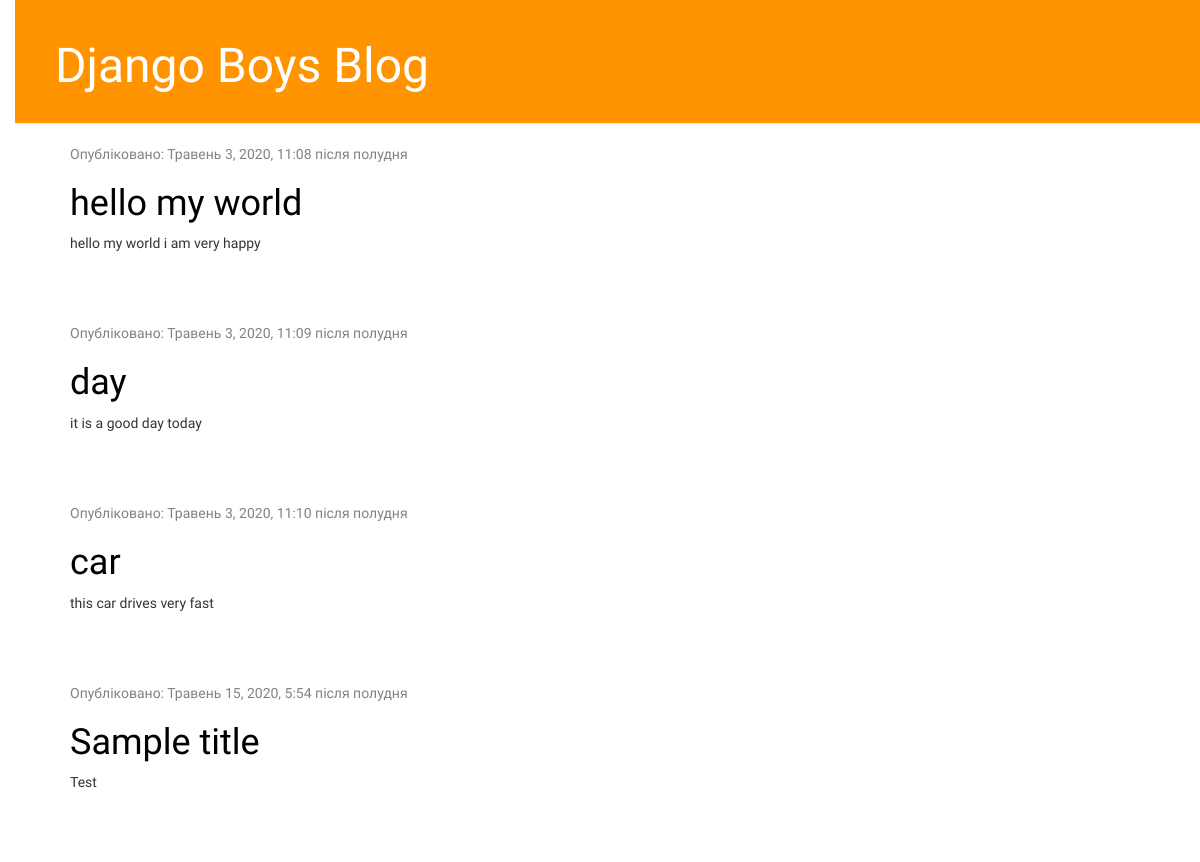
Before: / with the older database file.
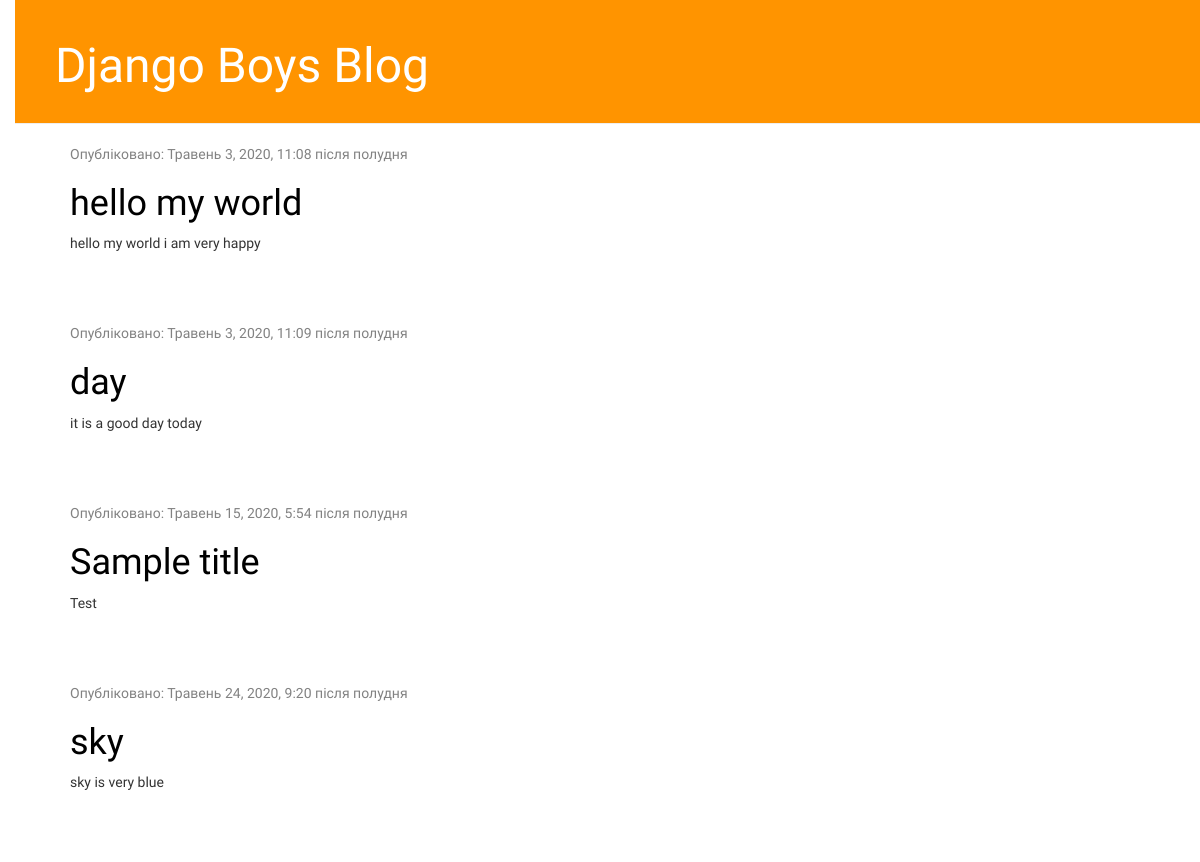
After: the same page with the newer database file.
### blog/models.py (models this page shows, shortened)
class Post(models.Model):
    author = models.ForeignKey(settings.AUTH_USER_MODEL, on_delete=models.CASCADE)
    title = models.CharField(max_length=200)
    text=models.TextField()
    created_date=models.DateTimeField(default=timezone.now)
    published_date=models.DateTimeField(blank=True, null=True)

### blog/views.py (the view)
# urls.py: path('', views.post_list, name='post_list'),
def post_list(request):
	posts = Post.objects.filter(published_date__lte=timezone.now()).order_by('published_date')
	return render(request, 'blog/post_list.html', {'posts':posts})

### blog/templates/blog/post_list.html
				{% extends 'blog/base.html' %}
				{% block content %}
					{% for post in posts %}
						<div class="post">
							<div class="date">
								<p>Опубліковано: {{ post.published_date }}</p>
							</div>
							<h1><a href="% url 'post_detail' pk=post.pk %">{{ post.title }}</a></h1>
							<p>{{ post.text|linebreaksbr }}</p>
						</div>
					{% endfor %}
				{% endblock %}

### blog/templates/blog/base.html (shortened to what this page needs)
{% load static %}
<html>
	<head>
		<link rel="stylesheet" href="//maxcdn.bootstrapcdn.com/bootstrap/3.2.0/css/bootstrap.min.css">
		<link rel="stylesheet" href="{% static 'css/blog.css' %}">
	</head>
	<body>
		<div class="page-header">
			<h1><a href="/">Django Boys Blog</a></h1>
		</div>
		<div class="content container">
			<div class="row">
				<div class="col-md-8">
				{% block content %}
				{% endblock %}
				</div>
			</div>
		</div>
	</body>
</html>

### blog/static/css/blog.css (style rules this page uses)
h1 a { color: #FCA205; }
body { padding-left: 15px; font-family: 'Lobster'; }
.page-header { background-color: #ff9400; margin-top: 0; padding: 20px 20px 20px 40px; }
.page-header h1, .page-header h1 a, .page-header h1 a:visited, .page-header h1 a:active { color: #ffffff; font-size: 36pt; text-decoration: none; }
.content { margin-left: 40px; }
h1, h2, h3, h4 { font-family: 'Lobster', cursive; }
.date { color: #828282; }
.post { margin-bottom: 70px; }
.post h1 a, .post h1 a:visited { color: #000000; }

Changed rows visible on the page:
shown differently, row unchanged: Post "Sample title": moves up the list
changed Post: published_date "Травень 3, 2020, 11:10 після полудня" → "Травень 24, 2020, 9:20 після полудня"; title "car" → "sky"; text "this car drives very fast" → "sky is very blue"
